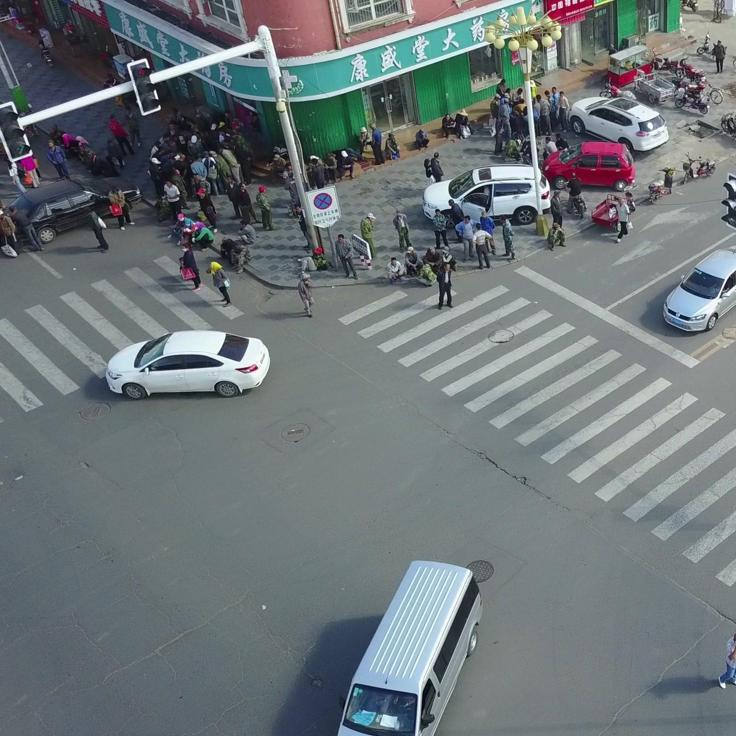
#> input picture Object Detection (VisDrone2019)/10.jpg, 736 x 736 px
$ python tmp.py
#> lines starting #> are read from the running program, lines starting #| are printed output that depends on the picture; after the words box and inside, x2 and y2 are one past the last pixel; in counts of white or black regions, pixels touching at a corner belong together
#> further down, mat is the input picture: shape (736, 736, 3); mean B, G, R 121, 118, 109.5
#> (reads Object Detection (VisDrone2019)/10.txt from the repository)
### Object Detection (VisDrone2019)/dataset/processing.py
import pandas as pd
import numpy as np
import cv2 as cv
import os

# [7 lines left out: function read_image, not called in this run]

class Image():
    def __init__(self, mat: np.ndarray, annotation: pd.DataFrame, title: str = '') -> None:
#> called with title = ' '
        self.mat = mat
        self.annotation = annotation
        self.height = mat.shape[0]
#> self.height = 736
        self.width = mat.shape[1]
#> self.width = 736
        self.title = title
    def display(self, bbox: bool = False) -> None:
#> called with bbox = True
        if bbox:
            mat_ = self.mat.copy()
            for left, top, width, height, obj in self.annotation.loc[:, ['bbox_left', 'bbox_top', 'bbox_width', 'bbox_height', 'object_category']].values:
                left, top, width, height, obj = int(left), int(top), int(width), int(height), int(obj)
                if obj == 1:
                    cv.rectangle(mat_, (left, top), (left+width, top+height), (0, 255, 0), 1)
                elif obj == 2:
                    cv.rectangle(mat_, (left, top), (left+width, top+height), (0, 0, 255), 1)
                elif obj == 0:
                    cv.rectangle(mat_, (left, top), (left+width, top+height), (255, 255, 255), 1)
                    for wp in range(left, left + width, 5):
                        cv.line(mat_, (wp, top), (wp, top + height), (255, 255, 255), 1)
                    for vp in range(top, top + height, 5):
                        cv.line(mat_, (left, vp), (left + width, vp), (255, 255, 255), 1)
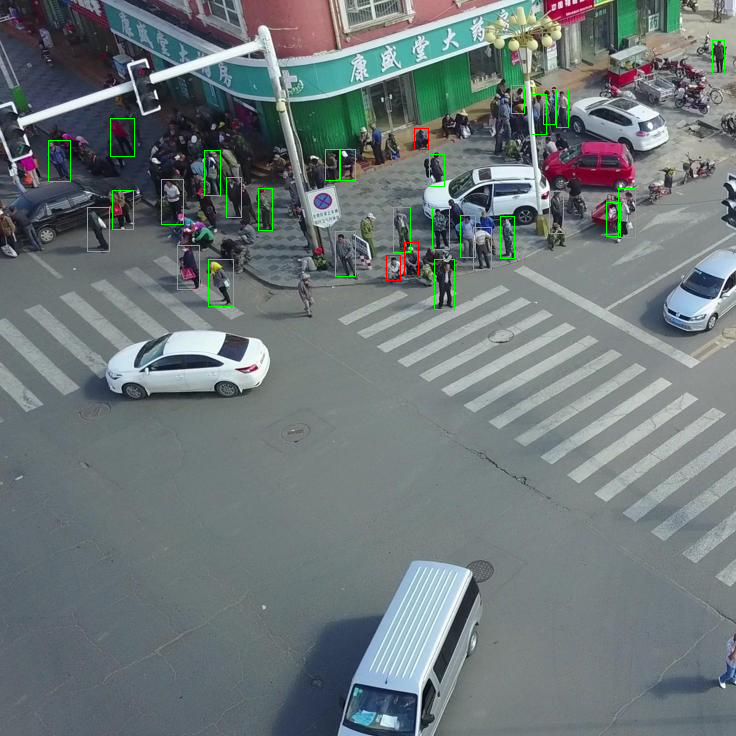
#> mat_: shape (736, 736, 3); 0.64% of pixels changed, all inside (x1, y1, x2, y2) = (48, 40, 725, 310)
            cv.imshow(self.title, mat_)
            cv.waitKey(0)
            cv.destroyAllWindows()
        else:
            cv.imshow(self.title, self.mat)
            cv.waitKey(0)
            cv.destroyAllWindows()
    # [7 lines left out: function patch, not called in this run]
    def save(self, output_path: str, ann_sep: str = ' ') -> None:
        cv.imwrite(os.path.join(output_path, 'images', self.title), self.mat)
        self.annotation.to_csv(os.path.join(output_path, 'annotations', self.title.replace('.jpg', '.txt')), header=False, index=False, sep=ann_sep)
    # [65 lines left out: functions pad, crop, parse_annotations, not called in this run]

### Object Detection (VisDrone2019)/tmp.py
from dataset.processing import Image, read_image
import dataset.navigation as nav
import pandas as pd
import cv2 as cv
import os

# img_path = os.path.join(nav.VALID_PATH, 'images', '0000291_03601_d_0000886.jpg')
img_path = '10.jpg'
mat = cv.imread(img_path)
df = pd.read_csv('10.txt', header=None, names=['bbox_left', 'bbox_top', 'bbox_width', 'bbox_height', 'confidence', 'object_category'])
df['object_category'] = df['object_category'] + 1
print(df)
image = Image(mat, df, ' ')
image.display(True)
